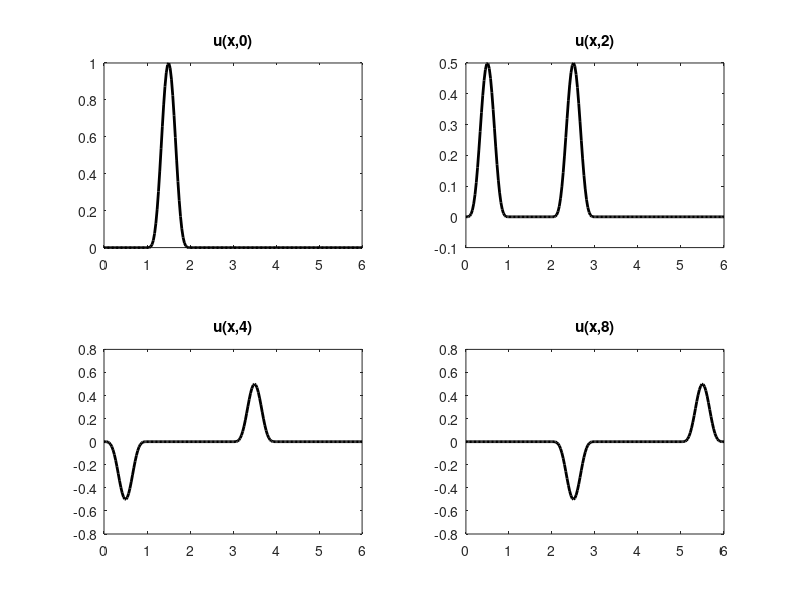

Write the MATLAB code that produced this figure.
function stringDalambert02
clf; clc
tmax=8; a=1/2;
t=linspace(0,tmax,200);
xmin=0;xmax=6;
x=linspace(xmin,xmax,200);
    
    function y=phi(x)
        for i=1:length(x)
            if x(i)>=1 && x(i) <=2
                y(i)=sin(pi*x(i))^4;
            else
                y(i)=0;
            end
        end
    end

    function y=psi(x)
        %y=0.*x;
        y=sin(3*pi*x)/2; 
    end

    function y=phi_odd(x)
        if x>=0
            y=phi(x);
        else
            y=-phi(-x);
            %y=phi(-x);
        end
    end

    function y=dalambert(x,t)
        for j=1:length(x);
            if t==0
                integral=0;
            else
                s=linspace(x(j)-a*t,x(j)+a*t);
                integral=trapz(s,psi(s));
            end
            y(j)=(phi_odd(x(j)-a*t)+phi_odd(x(j)+a*t))/2+integral/(2*a);
        end
	end

    for k=1:length(t)
        clf
        hold on
        plot(x,dalambert(x,t(k)),'r','Linewidth',2)
        plot(0,0,'ko','MarkerFaceColor',[0,0,0])
        axis([0,xmax,-1.05,1.05])
        grid on
        daspect([1,1,1])
        xlabel('x')
        ylabel('u(x,t)')
       M=getframe;
    end
    
subplot(2,2,1)
plot(x,dalambert(x,0),'k','Linewidth',2)
title('u(x,0)')
hold on

subplot(2,2,2)
plot(x,dalambert(x,2),'k','Linewidth',2)
title('u(x,2)')
hold on

subplot(2,2,3)
plot(x,dalambert(x,4),'k','Linewidth',2)
title('u(x,4)')
hold on

subplot(2,2,4)
plot(x,dalambert(x,8),'k','Linewidth',2)
title('u(x,8)')
hold on
    
end
